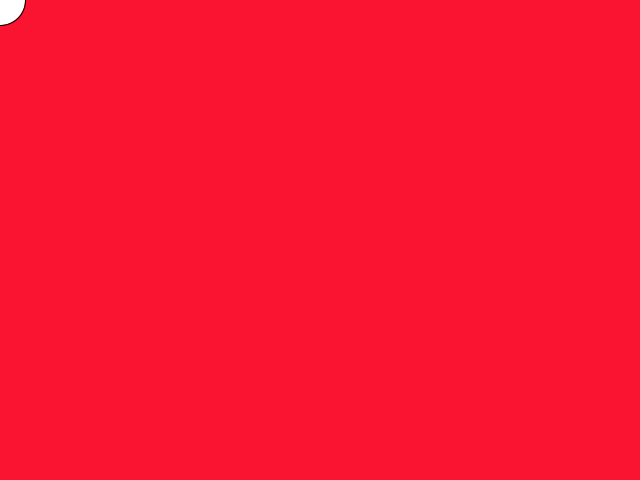
Frame 1 (no input)
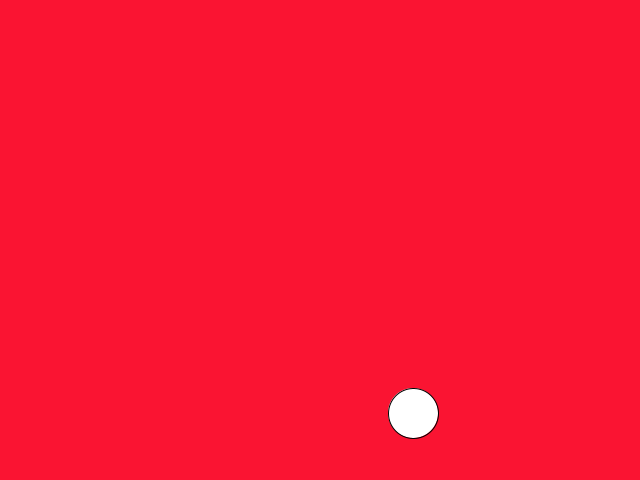
Frame 60 (the mouse pressed at the canvas centre just before this capture)
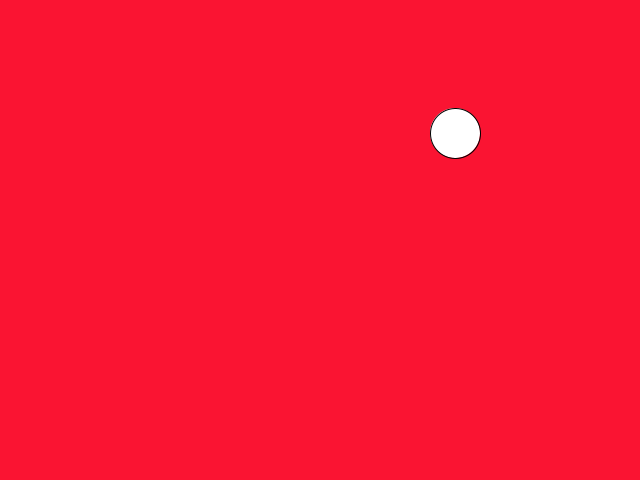
Frame 120 (the mouse held since frame 60 and released just before this capture)

The Processing sketch that drew these frames (run headless with seeded random() and noise(); from frame 60 on, the mouse is pressed at the canvas centre):

// Processing sketch: variables_lesson
// ── variables_lesson.pde
float x; //declared variable "x"; int=integer, whole #. float=decimal
float y; //declared "y"
float speedx; //declared "speedx"
float speedy; //declared "speedy"

//called once at start of program
void setup(){
  size(640,480);
  println("Hello!");
   x=0; //initalize x
   y=0; //initialize y
   speedx=7; //init speedx
   speedy=7; //init speedy
}

//called over and over until program ends
void draw(){
  background(250, 20, 50);
  println("Hello again!");
  ellipse(x,y,50,50); //used x+y
  x=x+speedx; //x changes over time
  y=y+speedy; //y changes over time
  
  if(x>width){
  speedx=speedx*-1;
  }
  
   if(y>height){
   speedy=speedy*-1;
  }
  
  if(x<0){
   speedx=speedx*-1;
  }
  
  if(y<0){
   speedy=speedy*-1;
  }
 
 
}
